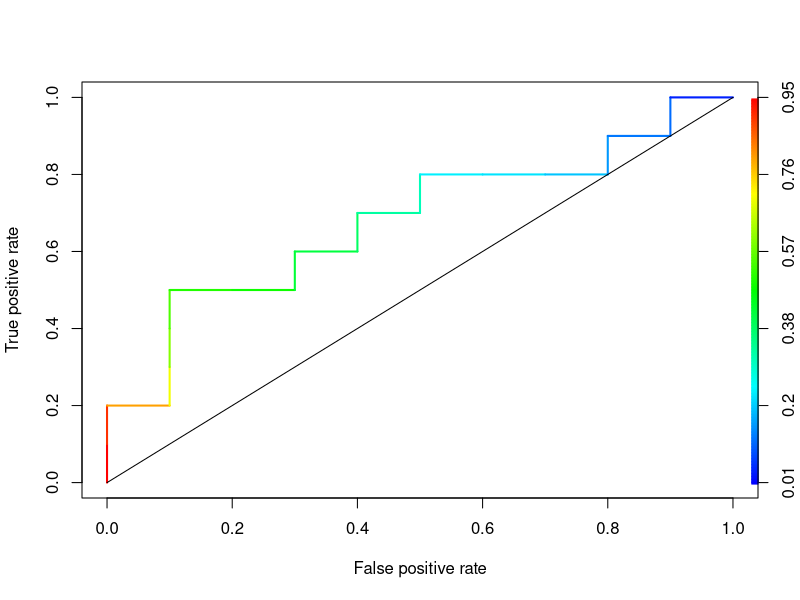

Recreate this plot in R.
#LR Model Checking
#https://stats.stackexchange.com/questions/132777/what-does-auc-stand-for-and-what-is-it

cls = c('P', 'P', 'N', 'P', 'P', 'P', 'N', 'N', 'P', 'N', 'P','N', 'P', 'N', 'N', 'N', 'P', 'N', 'P', 'N')
table(cls)
score = c(0.9, 0.8, 0.7, 0.6, 0.55, 0.51, 0.49, 0.43, 0.42, 0.39, 0.33, 0.31, 0.23, 0.22, 0.19, 0.15, 0.12, 0.11, 0.04, 0.01)

cbind(cls, score)
pos = score[cls == 'P']
neg = score[cls == 'N']

cbind(cls, score)
set.seed(14)
for( i in 1:100 ){
rnorm(10)
mean(rnorm(10))
print(mean(rnorm(10)))
}

replicate(100, mean(rnorm(10)))
sample(pos, size=1) > sample(neg, size=1)

#create values of True and false such that pos count > neg
p = replicate(50000, sample(pos, size=1) > sample(neg, size=1))
head(p); table(p)
prop.table(table(p))
mean(p)
#True=1, False=0 mean= 0.67926. Quite close, isn't it?



# use ROCR package for drawing ROC curves and calculating AUC.

library('ROCR')

pred = prediction(score, cls)
pred
roc = performance(pred, "tpr", "fpr")
roc

plot(roc, lwd=2, colorize=TRUE)
lines(x=c(0, 1), y=c(0, 1), col="black", lwd=1)

auc = performance(pred, "auc")
auc = unlist(auc@y.values)
auc
